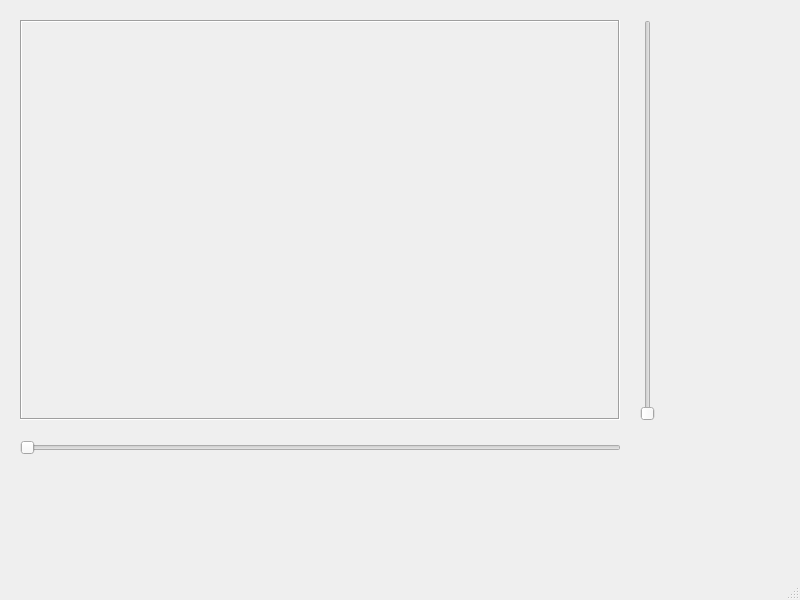
<?xml version="1.0" encoding="UTF-8"?>
<ui version="4.0">
 <class>MainWindow</class>
 <widget class="QMainWindow" name="MainWindow">
  <property name="geometry">
   <rect>
    <x>0</x>
    <y>0</y>
    <width>800</width>
    <height>600</height>
   </rect>
  </property>
  <property name="windowTitle">
   <string>MainWindow</string>
  </property>
  <widget class="QWidget" name="centralwidget">
   <widget class="QLabel" name="labView">
    <property name="geometry">
     <rect>
      <x>20</x>
      <y>20</y>
      <width>600</width>
      <height>400</height>
     </rect>
    </property>
    <property name="frameShape">
     <enum>QFrame::Box</enum>
    </property>
    <property name="frameShadow">
     <enum>QFrame::Sunken</enum>
    </property>
    <property name="text">
     <string/>
    </property>
   </widget>
   <widget class="QSlider" name="sliderRotate">
    <property name="geometry">
     <rect>
      <x>20</x>
      <y>440</y>
      <width>601</width>
      <height>16</height>
     </rect>
    </property>
    <property name="orientation">
     <enum>Qt::Horizontal</enum>
    </property>
    <property name="tickInterval">
     <number>10</number>
    </property>
   </widget>
   <widget class="QSlider" name="sliderScale">
    <property name="geometry">
     <rect>
      <x>640</x>
      <y>20</y>
      <width>16</width>
      <height>401</height>
     </rect>
    </property>
    <property name="orientation">
     <enum>Qt::Vertical</enum>
    </property>
    <property name="tickInterval">
     <number>3</number>
    </property>
   </widget>
  </widget>
  <widget class="QMenuBar" name="menubar">
   <property name="geometry">
    <rect>
     <x>0</x>
     <y>0</y>
     <width>800</width>
     <height>22</height>
    </rect>
   </property>
  </widget>
  <widget class="QStatusBar" name="statusbar"/>
 </widget>
 <resources/>
 <connections/>
</ui>
